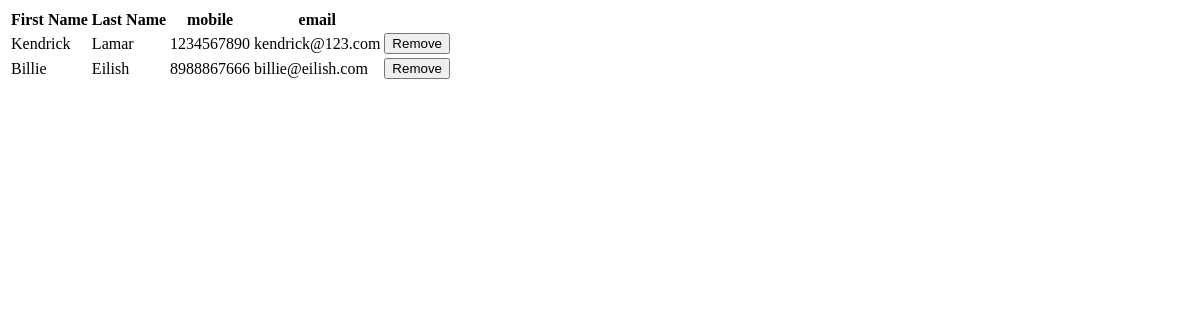
The page /rem_list on the database as committed earlier.
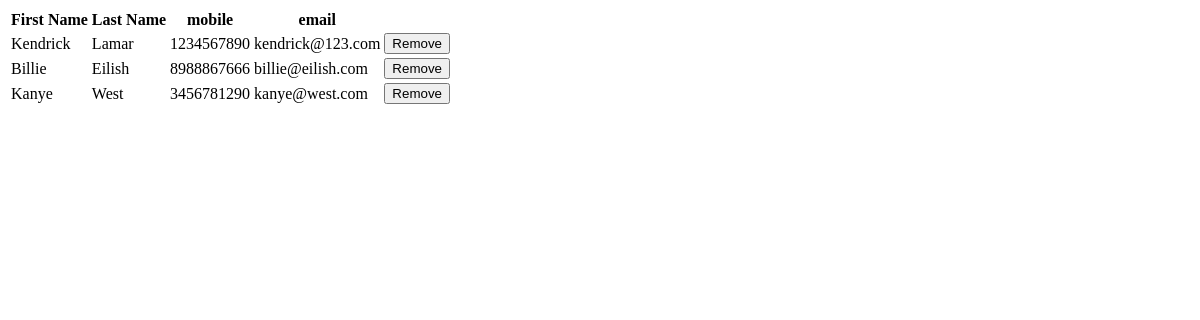
The same page on the database as committed later.
### rems/models.py (models this page shows, shortened)
class Employee(db.Model):
    __tablename__ = 'employee'
    id = db.Column(db.Integer, primary_key=True)
    fname = db.Column(db.String(25), index=True, unique=False)
    lname = db.Column(db.String(25), index=True, unique=False)
    mobile = db.Column(db.String(10), index=True, unique=True)
    emer_num = db.Column(db.String(10), index=False, unique=False)
    dob = db.Column(db.DateTime, nullable=False)
    email = db.Column(db.String(120), index=True, unique=True)
    gender = db.Column(db.String(10), index=True, unique=False)
    service_id = db.Column(db.Integer, db.ForeignKey('service.id'))
    user = db.relationship("User", uselist=False, backref="employee")
    receiver = db.relationship("Transaction", uselist=False, backref="employee")

### rems/routes.py (the view)
@app.route('/rem_list')
def emp_list():
    headings = ("First Name", "Last Name", "mobile", "email", " ")
    data = list()
    emps = Employee.query.filter_by(service_id=4).all()
    for emp in emps:
        data.append((emp.fname, emp.lname, emp.mobile, emp.email))
    return render_template('removal_list.html', headings=headings, data=data)

### rems/templates/removal_list.html (shortened to what this page needs)
<!DOCTYPE html>
<html lang="en">
<head>
</head>
<body>
<link rel="stylesheet" type="text/css" href="{{ url_for('static', filename= 'css/list.css') }}">
<table>
    <tr>
        {% for header in headings %}
        <th>{{ header }}</th>
        {% endfor %}
    </tr>
    {% for row in data %}
    <tr>
        {% for cell in row %}
        <td> {{ cell }}</td>
        {% endfor %}
        <td>
            <button type="button" class="btn btn-danger ">Remove</button>
        </td>
    </tr>
    {% endfor %}
</table>
</body>
</html>

Rows that differ between the two databases and show on the page:
added Employee: fname "Kanye", lname "West", mobile "3456781290", email "kanye@west.com"
